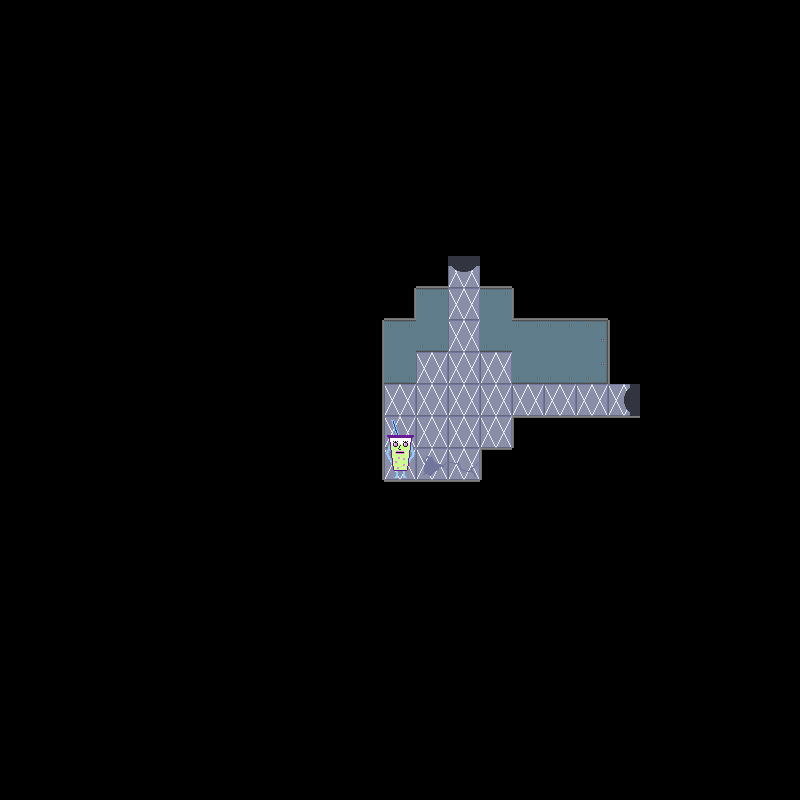

Rendered tile map (Tiled .tmx) drawn with the repository's tilesets; below, a short description and the full map source, tile grids included:
An orthogonal 25x25 tile map with 32x32 px tiles, 5 tile layers (backgroundLayer, wallLayer, objectLayer, objectAboveLayer, ...), 2 tilesets and 2 objects.

<map version="1.2" tiledversion="1.2.3" orientation="orthogonal" renderorder="right-down" width="25" height="25" tilewidth="32" tileheight="32" infinite="0" nextlayerid="8" nextobjectid="3">
 <tileset firstgid="1" name="f2tiles" tilewidth="32" tileheight="32" tilecount="56" columns="8">
  <image source="../../assets/Floor 2/f2spritesheet.png" width="256" height="224" />
 </tileset>
 <tileset firstgid="57" name="f2objs" tilewidth="32" tileheight="32" tilecount="16" columns="4">
  <image source="../../assets/Floor 2/objspritesheet.png" width="128" height="128" />
 </tileset>
 <layer id="1" name="backgroundLayer" width="25" height="25">
  <data encoding="csv">
1,1,1,1,1,1,1,1,1,1,1,1,1,1,1,1,1,1,1,1,1,1,1,1,1,
1,1,1,1,1,1,1,1,1,1,1,1,1,1,1,1,1,1,1,1,1,1,1,1,1,
1,1,1,1,1,1,1,1,1,1,1,1,1,1,1,1,1,1,1,1,1,1,1,1,1,
1,1,1,1,1,1,1,1,1,1,1,1,1,1,1,1,1,1,1,1,1,1,1,1,1,
1,1,1,1,1,1,1,1,1,1,1,1,1,1,1,1,1,1,1,1,1,1,1,1,1,
1,1,1,1,1,1,1,1,1,1,1,1,1,1,1,1,1,1,1,1,1,1,1,1,1,
1,1,1,1,1,1,1,1,1,1,1,1,1,1,1,1,1,1,1,1,1,1,1,1,1,
1,1,1,1,1,1,1,1,1,1,1,1,1,1,1,1,1,1,1,1,1,1,1,1,1,
1,1,1,1,1,1,1,1,1,1,1,1,1,1,12,1,1,1,1,1,1,1,1,1,1,
1,1,1,1,1,1,1,1,1,1,1,1,1,1,36,1,1,1,1,1,1,1,1,1,1,
1,1,1,1,1,1,1,1,1,1,1,1,1,1,36,1,1,1,1,1,1,1,1,1,1,
1,1,1,1,1,1,1,1,1,1,1,1,1,36,36,36,1,1,1,1,1,1,1,1,1,
1,1,1,1,1,1,1,1,1,1,1,1,36,36,36,36,36,36,36,19,1,1,1,1,1,
1,1,1,1,1,1,1,1,1,1,1,1,36,36,36,36,1,1,1,1,1,1,1,1,1,
1,1,1,1,1,1,1,1,1,1,1,1,36,41,42,1,1,1,1,1,1,1,1,1,1,
1,1,1,1,1,1,1,1,1,1,1,1,1,1,1,1,1,1,1,1,1,1,1,1,1,
1,1,1,1,1,1,1,1,1,1,1,1,1,1,1,1,1,1,1,1,1,1,1,1,1,
1,1,1,1,1,1,1,1,1,1,1,1,1,1,1,1,1,1,1,1,1,1,1,1,1,
1,1,1,1,1,1,1,1,1,1,1,1,1,1,1,1,1,1,1,1,1,1,1,1,1,
1,1,1,1,1,1,1,1,1,1,1,1,1,1,1,1,1,1,1,1,1,1,1,1,1,
1,1,1,1,1,1,1,1,1,1,1,1,1,1,1,1,1,1,1,1,1,1,1,1,1,
1,1,1,1,1,1,1,1,1,1,1,1,1,1,1,1,1,1,1,1,1,1,1,1,1,
1,1,1,1,1,1,1,1,1,1,1,1,1,1,1,1,1,1,1,1,1,1,1,1,1,
1,1,1,1,1,1,1,1,1,1,1,1,1,1,1,1,1,1,1,1,1,1,1,1,1,
1,1,1,1,1,1,1,1,1,1,1,1,1,1,1,1,1,1,1,1,1,1,1,1,1
</data>
 </layer>
 <layer id="2" name="wallLayer" width="25" height="25">
  <data encoding="csv">
0,0,0,0,0,0,0,0,0,0,0,0,0,0,0,0,0,0,0,0,0,0,0,0,0,
0,0,0,0,0,0,0,0,0,0,0,0,0,0,0,0,0,0,0,0,0,0,0,0,0,
0,0,0,0,0,0,0,0,0,0,0,0,0,0,0,0,0,0,0,0,0,0,0,0,0,
0,0,0,0,0,0,0,0,0,0,0,0,0,0,0,0,0,0,0,0,0,0,0,0,0,
0,0,0,0,0,0,0,0,0,0,0,0,0,0,0,0,0,0,0,0,0,0,0,0,0,
0,0,0,0,0,0,0,0,0,0,0,0,0,0,0,0,0,0,0,0,0,0,0,0,0,
0,0,0,0,0,0,0,0,0,0,0,0,0,0,0,0,0,0,0,0,0,0,0,0,0,
0,0,0,0,0,0,0,0,0,0,0,0,0,1,1,1,0,0,0,0,0,0,0,0,0,
0,0,0,0,0,0,0,0,0,0,0,0,1,7,0,7,1,0,0,0,0,0,0,0,0,
0,0,0,0,0,0,0,0,0,0,0,1,4,27,0,27,3,7,7,0,0,0,0,0,0,
0,0,0,0,0,0,0,0,0,0,0,5,27,25,0,25,27,27,29,6,0,0,0,0,0,
0,0,0,0,0,0,0,0,0,0,0,5,25,0,0,0,25,25,31,6,1,1,0,0,0,
0,0,0,0,0,0,0,0,0,0,0,5,0,0,0,0,0,0,0,0,1,1,0,0,0,
0,0,0,0,0,0,0,0,0,0,0,5,0,0,0,0,9,2,2,2,1,1,0,0,0,
0,0,0,0,0,0,0,0,0,0,0,5,0,0,0,9,1,0,0,0,0,0,0,0,0,
0,0,0,0,0,0,0,0,0,0,0,1,2,2,2,1,0,0,0,0,0,0,0,0,0,
0,0,0,0,0,0,0,0,0,0,0,0,0,0,0,0,0,0,0,0,0,0,0,0,0,
0,0,0,0,0,0,0,0,0,0,0,0,0,0,0,0,0,0,0,0,0,0,0,0,0,
0,0,0,0,0,0,0,0,0,0,0,0,0,0,0,0,0,0,0,0,0,0,0,0,0,
0,0,0,0,0,0,0,0,0,0,0,0,0,0,0,0,0,0,0,0,0,0,0,0,0,
0,0,0,0,0,0,0,0,0,0,0,0,0,0,0,0,0,0,0,0,0,0,0,0,0,
0,0,0,0,0,0,0,0,0,0,0,0,0,0,0,0,0,0,0,0,0,0,0,0,0,
0,0,0,0,0,0,0,0,0,0,0,0,0,0,0,0,0,0,0,0,0,0,0,0,0,
0,0,0,0,0,0,0,0,0,0,0,0,0,0,0,0,0,0,0,0,0,0,0,0,0,
0,0,0,0,0,0,0,0,0,0,0,0,0,0,0,0,0,0,0,0,0,0,0,0,0
</data>
 </layer>
 <layer id="3" name="objectLayer" width="25" height="25">
  <data encoding="csv">
0,0,0,0,0,0,0,0,0,0,0,0,0,0,0,0,0,0,0,0,0,0,0,0,0,
0,0,0,0,0,0,0,0,0,0,0,0,0,0,0,0,0,0,0,0,0,0,0,0,0,
0,0,0,0,0,0,0,0,0,0,0,0,0,0,0,0,0,0,0,0,0,0,0,0,0,
0,0,0,0,0,0,0,0,0,0,0,0,0,0,0,0,0,0,0,0,0,0,0,0,0,
0,0,0,0,0,0,0,0,0,0,0,0,0,0,0,0,0,0,0,0,0,0,0,0,0,
0,0,0,0,0,0,0,0,0,0,0,0,0,0,0,0,0,0,0,0,0,0,0,0,0,
0,0,0,0,0,0,0,0,0,0,0,0,0,0,0,0,0,0,0,0,0,0,0,0,0,
0,0,0,0,0,0,0,0,0,0,0,0,0,0,0,0,0,0,0,0,0,0,0,0,0,
0,0,0,0,0,0,0,0,0,0,0,0,0,0,0,0,0,0,0,0,0,0,0,0,0,
0,0,0,0,0,0,0,0,0,0,0,0,0,0,0,0,0,0,0,0,0,0,0,0,0,
0,0,0,0,0,0,0,0,0,0,0,0,0,0,0,0,0,0,0,0,0,0,0,0,0,
0,0,0,0,0,0,0,0,0,0,0,0,0,0,0,0,0,0,0,0,0,0,0,0,0,
0,0,0,0,0,0,0,0,0,0,0,0,0,0,0,0,0,0,0,0,0,0,0,0,0,
0,0,0,0,0,0,0,0,0,0,0,0,0,0,0,0,0,0,0,0,0,0,0,0,0,
0,0,0,0,0,0,0,0,0,0,0,0,61,0,0,0,0,0,0,0,0,0,0,0,0,
0,0,0,0,0,0,0,0,0,0,0,0,0,0,0,0,0,0,0,0,0,0,0,0,0,
0,0,0,0,0,0,0,0,0,0,0,0,0,0,0,0,0,0,0,0,0,0,0,0,0,
0,0,0,0,0,0,0,0,0,0,0,0,0,0,0,0,0,0,0,0,0,0,0,0,0,
0,0,0,0,0,0,0,0,0,0,0,0,0,0,0,0,0,0,0,0,0,0,0,0,0,
0,0,0,0,0,0,0,0,0,0,0,0,0,0,0,0,0,0,0,0,0,0,0,0,0,
0,0,0,0,0,0,0,0,0,0,0,0,0,0,0,0,0,0,0,0,0,0,0,0,0,
0,0,0,0,0,0,0,0,0,0,0,0,0,0,0,0,0,0,0,0,0,0,0,0,0,
0,0,0,0,0,0,0,0,0,0,0,0,0,0,0,0,0,0,0,0,0,0,0,0,0,
0,0,0,0,0,0,0,0,0,0,0,0,0,0,0,0,0,0,0,0,0,0,0,0,0,
0,0,0,0,0,0,0,0,0,0,0,0,0,0,0,0,0,0,0,0,0,0,0,0,0
</data>
 </layer>
 <layer id="4" name="objectAboveLayer" width="25" height="25">
  <data encoding="csv">
0,0,0,0,0,0,0,0,0,0,0,0,0,0,0,0,0,0,0,0,0,0,0,0,0,
0,0,0,0,0,0,0,0,0,0,0,0,0,0,0,0,0,0,0,0,0,0,0,0,0,
0,0,0,0,0,0,0,0,0,0,0,0,0,0,0,0,0,0,0,0,0,0,0,0,0,
0,0,0,0,0,0,0,0,0,0,0,0,0,0,0,0,0,0,0,0,0,0,0,0,0,
0,0,0,0,0,0,0,0,0,0,0,0,0,0,0,0,0,0,0,0,0,0,0,0,0,
0,0,0,0,0,0,0,0,0,0,0,0,0,0,0,0,0,0,0,0,0,0,0,0,0,
0,0,0,0,0,0,0,0,0,0,0,0,0,0,0,0,0,0,0,0,0,0,0,0,0,
0,0,0,0,0,0,0,0,0,0,0,0,0,0,0,0,0,0,0,0,0,0,0,0,0,
0,0,0,0,0,0,0,0,0,0,0,0,0,0,0,0,0,0,0,0,0,0,0,0,0,
0,0,0,0,0,0,0,0,0,0,0,0,0,0,0,0,0,0,0,0,0,0,0,0,0,
0,0,0,0,0,0,0,0,0,0,0,0,0,0,0,0,0,0,0,0,0,0,0,0,0,
0,0,0,0,0,0,0,0,0,0,0,0,0,0,0,0,0,0,0,0,0,0,0,0,0,
0,0,0,0,0,0,0,0,0,0,0,0,0,0,0,0,0,0,0,0,0,0,0,0,0,
0,0,0,0,0,0,0,0,0,0,0,0,62,0,0,0,0,0,0,0,0,0,0,0,0,
0,0,0,0,0,0,0,0,0,0,0,0,0,0,0,0,0,0,0,0,0,0,0,0,0,
0,0,0,0,0,0,0,0,0,0,0,0,0,0,0,0,0,0,0,0,0,0,0,0,0,
0,0,0,0,0,0,0,0,0,0,0,0,0,0,0,0,0,0,0,0,0,0,0,0,0,
0,0,0,0,0,0,0,0,0,0,0,0,0,0,0,0,0,0,0,0,0,0,0,0,0,
0,0,0,0,0,0,0,0,0,0,0,0,0,0,0,0,0,0,0,0,0,0,0,0,0,
0,0,0,0,0,0,0,0,0,0,0,0,0,0,0,0,0,0,0,0,0,0,0,0,0,
0,0,0,0,0,0,0,0,0,0,0,0,0,0,0,0,0,0,0,0,0,0,0,0,0,
0,0,0,0,0,0,0,0,0,0,0,0,0,0,0,0,0,0,0,0,0,0,0,0,0,
0,0,0,0,0,0,0,0,0,0,0,0,0,0,0,0,0,0,0,0,0,0,0,0,0,
0,0,0,0,0,0,0,0,0,0,0,0,0,0,0,0,0,0,0,0,0,0,0,0,0,
0,0,0,0,0,0,0,0,0,0,0,0,0,0,0,0,0,0,0,0,0,0,0,0,0
</data>
 </layer>
 <objectgroup id="6" name="doorLayer">
  <object id="1" gid="16" x="608" y="416" width="32" height="32">
   <properties>
    <property name="door" value="right" />
   </properties>
  </object>
  <object id="2" gid="16" x="448" y="288" width="32" height="32">
   <properties>
    <property name="door" value="up" />
   </properties>
  </object>
 </objectgroup>
 <layer id="5" name="aboveLayer" width="25" height="25">
  <data encoding="csv">
0,0,0,0,0,0,0,0,0,0,0,0,0,0,0,0,0,0,0,0,0,0,0,0,0,
0,0,0,0,0,0,0,0,0,0,0,0,0,0,0,0,0,0,0,0,0,0,0,0,0,
0,0,0,0,0,0,0,0,0,0,0,0,0,0,0,0,0,0,0,0,0,0,0,0,0,
0,0,0,0,0,0,0,0,0,0,0,0,0,0,0,0,0,0,0,0,0,0,0,0,0,
0,0,0,0,0,0,0,0,0,0,0,0,0,0,0,0,0,0,0,0,0,0,0,0,0,
0,0,0,0,0,0,0,0,0,0,0,0,0,0,0,0,0,0,0,0,0,0,0,0,0,
0,0,0,0,0,0,0,0,0,0,0,0,0,0,0,0,0,0,0,0,0,0,0,0,0,
0,0,0,0,0,0,0,0,0,0,0,0,0,0,0,0,0,0,0,0,0,0,0,0,0,
0,0,0,0,0,0,0,0,0,0,0,0,0,0,0,0,0,0,0,0,0,0,0,0,0,
0,0,0,0,0,0,0,0,0,0,0,0,0,0,0,0,0,0,0,0,0,0,0,0,0,
0,0,0,0,0,0,0,0,0,0,0,0,0,0,0,0,0,0,0,0,0,0,0,0,0,
0,0,0,0,0,0,0,0,0,0,0,0,0,0,0,0,0,0,0,0,0,0,0,0,0,
0,0,0,0,0,0,0,0,0,0,0,0,0,0,0,0,0,0,0,0,0,0,0,0,0,
0,0,0,0,0,0,0,0,0,0,0,0,0,0,0,0,0,0,0,0,0,0,0,0,0,
0,0,0,0,0,0,0,0,0,0,0,0,0,0,0,0,0,0,0,0,0,0,0,0,0,
0,0,0,0,0,0,0,0,0,0,0,0,0,0,0,0,0,0,0,0,0,0,0,0,0,
0,0,0,0,0,0,0,0,0,0,0,0,0,0,0,0,0,0,0,0,0,0,0,0,0,
0,0,0,0,0,0,0,0,0,0,0,0,0,0,0,0,0,0,0,0,0,0,0,0,0,
0,0,0,0,0,0,0,0,0,0,0,0,0,0,0,0,0,0,0,0,0,0,0,0,0,
0,0,0,0,0,0,0,0,0,0,0,0,0,0,0,0,0,0,0,0,0,0,0,0,0,
0,0,0,0,0,0,0,0,0,0,0,0,0,0,0,0,0,0,0,0,0,0,0,0,0,
0,0,0,0,0,0,0,0,0,0,0,0,0,0,0,0,0,0,0,0,0,0,0,0,0,
0,0,0,0,0,0,0,0,0,0,0,0,0,0,0,0,0,0,0,0,0,0,0,0,0,
0,0,0,0,0,0,0,0,0,0,0,0,0,0,0,0,0,0,0,0,0,0,0,0,0,
0,0,0,0,0,0,0,0,0,0,0,0,0,0,0,0,0,0,0,0,0,0,0,0,0
</data>
 </layer>
</map>
